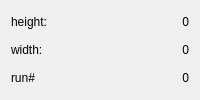
         <widget class="QWidget" name="statusCARESSTab">
          <attribute name="title">
           <string>Caress</string>
          </attribute>
          <layout class="QGridLayout">
           <item row="0" column="0">
            <widget class="QLabel" name="textLabel1_12">
             <property name="text">
              <string>height:</string>
             </property>
             <property name="wordWrap">
              <bool>false</bool>
             </property>
            </widget>
           </item>
           <item row="1" column="0">
            <widget class="QLabel" name="textLabel1_12_2">
             <property name="text">
              <string>width:</string>
             </property>
             <property name="wordWrap">
              <bool>false</bool>
             </property>
            </widget>
           </item>
           <item row="2" column="0">
            <widget class="QLabel" name="textLabel1_12_2_2">
             <property name="text">
              <string>run#</string>
             </property>
             <property name="wordWrap">
              <bool>false</bool>
             </property>
            </widget>
           </item>
           <item row="0" column="1">
            <widget class="QLabel" name="caressHeight">
             <property name="text">
              <string>&lt;p align=&quot;right&quot;&gt;0&lt;/p&gt;</string>
             </property>
             <property name="wordWrap">
              <bool>false</bool>
             </property>
            </widget>
           </item>
           <item row="1" column="1">
            <widget class="QLabel" name="caressWidth">
             <property name="text">
              <string>&lt;p align=&quot;right&quot;&gt;0&lt;/p&gt;</string>
             </property>
             <property name="wordWrap">
              <bool>false</bool>
             </property>
            </widget>
           </item>
           <item row="2" column="1">
            <widget class="QLabel" name="caressRun">
             <property name="text">
              <string>&lt;p align=&quot;right&quot;&gt;0&lt;/p&gt;</string>
             </property>
             <property name="wordWrap">
              <bool>false</bool>
             </property>
            </widget>
           </item>
          </layout>
         </widget>
